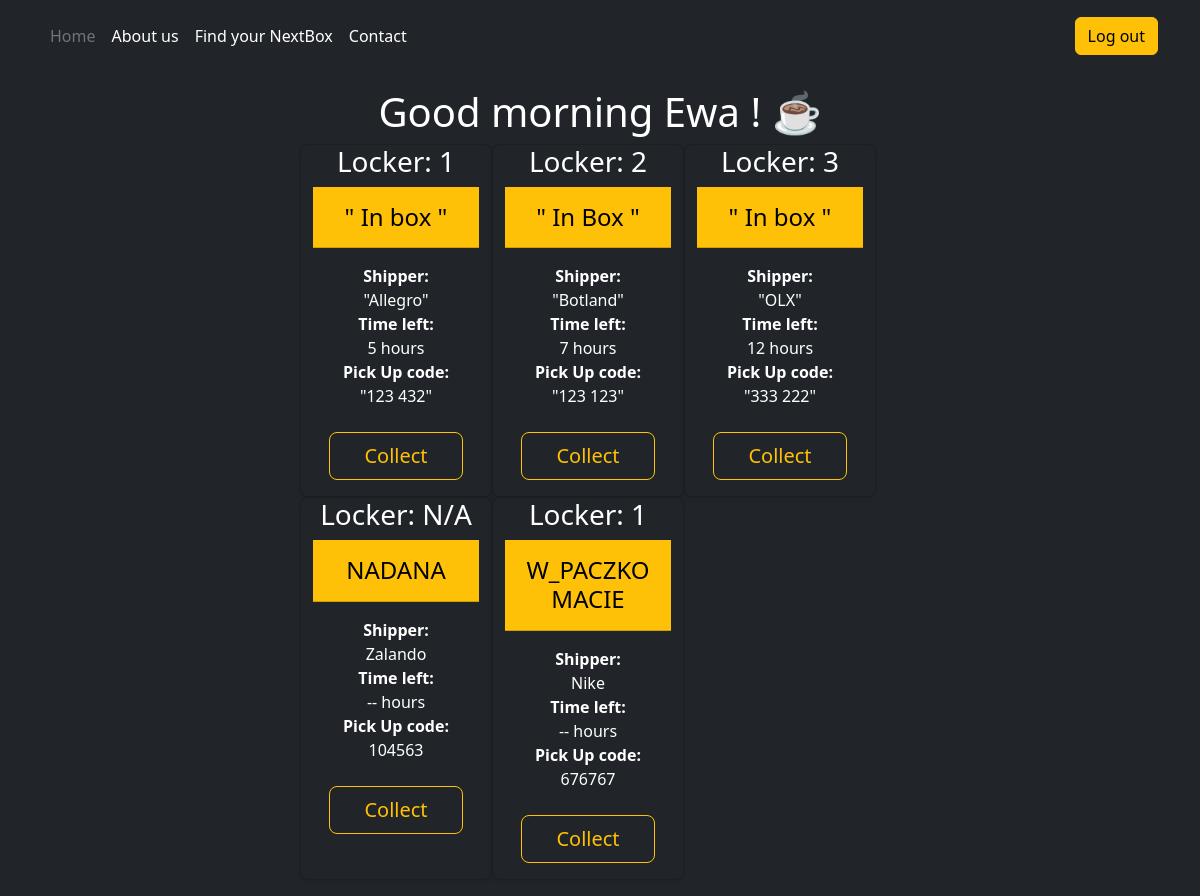
Page /client/panel.php (signed in) on the committed database.
### tables this page shows
CREATE TABLE IF NOT EXISTS Paczki
(
    id_paczki      INT PRIMARY KEY UNIQUE AUTO_INCREMENT,
    nr_zamowienia  BIGINT                               UNIQUE NOT NULL,
    id_uzytkownika INT                                        NOT NULL,
    kod_odbioru    varchar(6)                               DEFAULT NULL,
    id_skrytki     INT,
    status         ENUM ('NADANA','W_PACZKOMACIE','ODEBRANA') NOT NULL,
    nadawca        VARCHAR(255),
    data_nadania   DATETIME NOT NULL ,
    data_odebrania DATETIME,
    FOREIGN KEY (id_uzytkownika) REFERENCES Uzytkownicy (id_uzytkownika),
    FOREIGN KEY (id_skrytki) REFERENCES Paczkomat (id_skrytki)

    )DEFAULT CHARSET=utf8mb4 COLLATE=utf8mb4_unicode_ci;

### client/panel.php (the view, shortened to what this page needs)
<?php
require_once "config.php";
$conn = @new mysqli($servername, $username, $password, $dbname);
?>
<html lang="pl">
<head>
    <link rel="stylesheet" href="style/panel.css">
    <link href="https://cdn.jsdelivr.net/npm/bootstrap@5.3.3/dist/css/bootstrap.min.css" rel="stylesheet">
</head>
<body class="bg-dark">
<header class="p-3 mb-3 text-bg-dark">
    <div class="container">
        <div class="d-flex flex-wrap align-items-center justify-content-center justify-content-lg-start">
            <ul class="nav col-12 col-lg-auto me-lg-auto mb-2 justify-content-evenly mb-md-0">
                <li><a href="index.php" class="nav-link px-2 text-secondary">Home</a></li>
                <li><a href="aboutus.php" class="nav-link px-2 text-white">About us</a></li>
                <li><a href="map.php" class="nav-link px-2 text-white">Find your NextBox</a></li>
                <li><a href="contact.php" class="nav-link px-2 text-white">Contact</a></li>
            </ul>
            <div class="text-end">
                <a class="btn btn-warning" href="logout.php">Log out</a>
            </div>
        </div>
    </div>
</header>
<h1 class="text-center text-white">Good morning <?php echo $_SESSION['imie'];?> ! ☕</h1>
<main class="d-flex justify-content-center align-items-center mx-auto">
    <div class="row w-50 main-box align-items-center">
        <div class="row row-cols-1 row-cols-md-3 mb-3 text-center" id="grid">
<div class=' col-xs-4 col-sm-4 col-md-4 cell gridstrap-cell-hidden card rounded-3 shadow-sm bg-dark text-white '>
                            <h3>Locker: 1</h3>
                            <div class='card-header py-3 bg-warning text-black'>
                                <h4 class='my-0 fw-normal'>" In box "</h4>
                            </div>
                            <div class='card-body'>
                                <ul class='list-unstyled mb-4'>
                                    <li class='fw-bold'>Shipper:</li>
                                    <li>"Allegro"</li>
                                    <li class='fw-bold'>Time left:</li>
                                    <li>5 hours</li>
                                    <li class='fw-bold'>Pick Up code:</li>
                                    <li>"123 432"</li>
                                </ul>
                                <button type='button'
                                        class='w-100 btn btn-lg btn-outline-warning'
                                        onclick='openLocker(1)'>
                                    Collect
                                </button>
                            </div>
                        </div>
            <div class=' col-xs-4 col-sm-4 col-md-4 cell gridstrap-cell-hidden card rounded-3 shadow-sm bg-dark text-white '>
                            <h3>Locker: 2</h3>
                            <div class='card-header py-3 bg-warning text-black'>
                                <h4 class='my-0 fw-normal'>" In Box "</h4>
                            </div>
                            <div class='card-body'>
                                <ul class='list-unstyled mb-4'>
                                    <li class='fw-bold'>Shipper:</li>
                                    <li>"Botland"</li>
                                    <li class='fw-bold'>Time left:</li>
                                    <li>7 hours</li>
                                    <li class='fw-bold'>Pick Up code:</li>
                                    <li>"123 123"</li>
                                </ul>
                                <button type='button'
                                        class='w-100 btn btn-lg btn-outline-warning'
                                        onclick='openLocker(2)'>
                                    Collect
                                </button>
                            </div>
                        </div>
            <div class=' col-xs-4 col-sm-4 col-md-4 cell gridstrap-cell-hidden card rounded-3 shadow-sm bg-dark text-white '>
                            <h3>Locker: 3</h3>
                            <div class='card-header py-3 bg-warning text-black'>
                                <h4 class='my-0 fw-normal'>" In box "</h4>
                            </div>
                            <div class='card-body'>
                                <ul class='list-unstyled mb-4'>
                                    <li class='fw-bold'>Shipper:</li>
                                    <li>"OLX"</li>
                                    <li class='fw-bold'>Time left:</li>
                                    <li>12 hours</li>
                                    <li class='fw-bold'>Pick Up code:</li>
                                    <li>"333 222"</li>
                                </ul>
                                <button type='button'
                                        class='w-100 btn btn-lg btn-outline-warning'
                                        onclick='openLocker(3)'>
                                    Collect
                                </button>
                            </div>
                        </div>
            <?php
            $sql = "SELECT * FROM Paczki WHERE id_uzytkownika = '$_SESSION[id_uzytkownika]' AND status != 'ODEBRANA'";
            $result = @$conn->query($sql);
            if ($result->num_rows > 0) {
                while ($row = $result->fetch_assoc()) {
                    $locker_id = $row['id_skrytki'] ?? 0;
                    echo "
                        <div class=' col-xs-4 col-sm-4 col-md-4 cell gridstrap-cell-hidden card rounded-3 shadow-sm bg-dark text-white '>
                            <h3>Locker: " . ($locker_id ?: 'N/A') . "</h3>
                            <div class='card-header py-3 bg-warning text-black'>
                                <h4 class='my-0 fw-normal'>" . $row['status'] . "</h4>
                            </div>
                            <div class='card-body'>
                                <ul class='list-unstyled mb-4'>
                                    <li class='fw-bold'>Shipper:</li>
                                    <li>" . $row['nadawca'] . "</li>
                                    <li class='fw-bold'>Time left:</li>
                                    <li>-- hours</li>
                                    <li class='fw-bold'>Pick Up code:</li>
                                    <li>" . $row['kod_odbioru'] . "</li>
                                </ul>
                                <button type='button'
                                        class='w-100 btn btn-lg btn-outline-warning'
                                        onclick='collectPackage(" . $row['id_paczki'] . ", " . $locker_id . ")'>
                                    Collect
                                </button>
                            </div>
                        </div>";
                }
                   }
            ?>
        </div>
    </div>
</main>
</body>
</html>

### client/style/panel.css (style rules this page uses)
body { color: #3c3c3c; font-family: "Montserrat",sans-serif; font-size: 1rem; font-weight: 400; line-height: 1.5; text-align: left; }
h1 { color: #333; margin-bottom: 10px; }
button { padding: 8px 14px; background: #ffc107; color: white; border: none; border-radius: 6px; cursor: pointer; transition: background-color 0.2s ease, transform 0.05s ease; }

### rows in the picture
paczki: id_skrytki "N/A", status "NADANA", nadawca "Zalando", kod_odbioru "104563"
paczki: id_skrytki "1", status "W_PACZKOMACIE", nadawca "Nike", kod_odbioru "676767"

### other values in the picture
$_SESSION['imie'] "Ewa"
